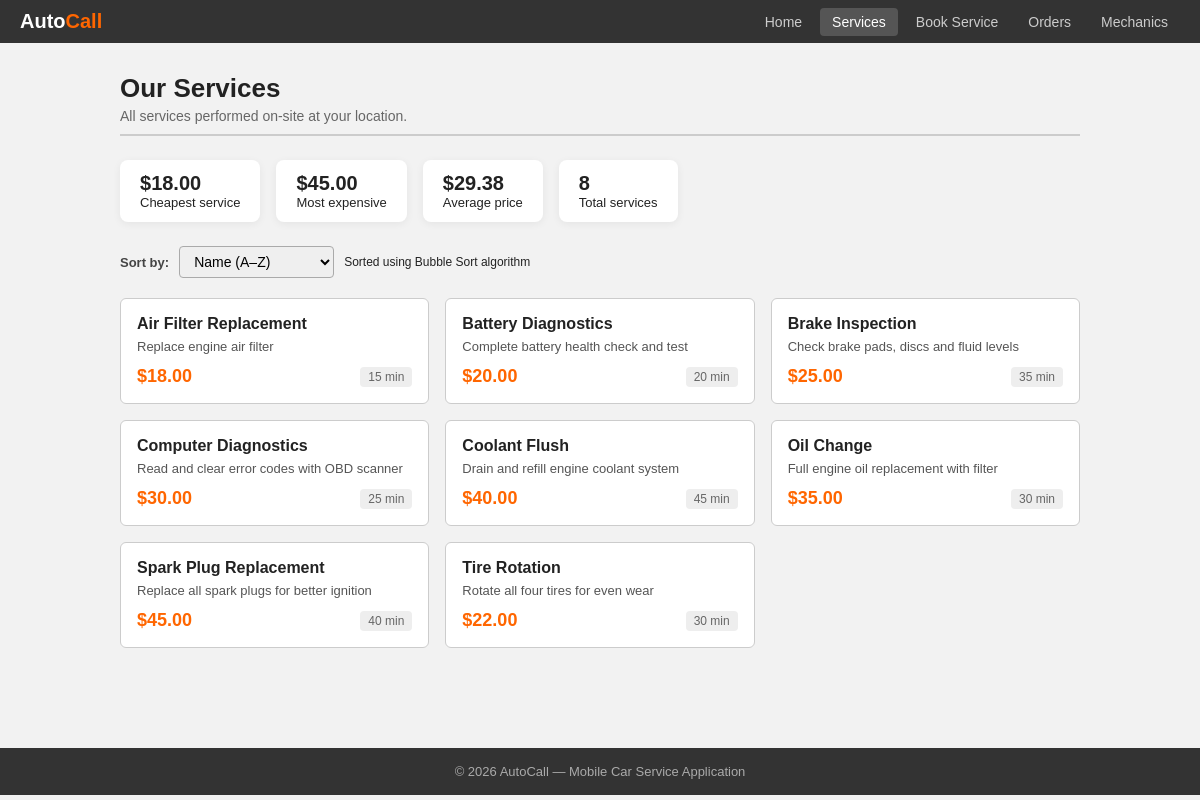
/services.php, run on the app's committed database.
### tables this page shows
CREATE TABLE IF NOT EXISTS services (
    service_id   INT AUTO_INCREMENT PRIMARY KEY,
    service_name VARCHAR(100) NOT NULL,
    description  VARCHAR(255) NOT NULL,
    price        DECIMAL(10,2) NOT NULL,
    duration_min INT NOT NULL
);

### services.php (the view, shortened to what this page needs)
<?php
require_once 'includes/db.php';
$query  = "SELECT service_id, service_name, description, price, duration_min FROM services";
$result = mysqli_query($connection, $query);
$services_array = [];
while ($row = mysqli_fetch_assoc($result)) {
    $services_array[] = $row;
}
$sort_by = isset($_GET['sort']) ? $_GET['sort'] : 'name';
$n = count($services_array);
for ($i = 0; $i < $n - 1; $i++) {
    for ($j = 0; $j < $n - $i - 1; $j++) {
        if ($sort_by === 'price') {
            $a = $services_array[$j]['price'];
            $b = $services_array[$j + 1]['price'];
        } elseif ($sort_by === 'duration') {
            $a = $services_array[$j]['duration_min'];
            $b = $services_array[$j + 1]['duration_min'];
        } else {
            $a = $services_array[$j]['service_name'];
            $b = $services_array[$j + 1]['service_name'];
        }
        if ($a > $b) {
            $temp                    = $services_array[$j];
            $services_array[$j]      = $services_array[$j + 1];
            $services_array[$j + 1]  = $temp;
        }
    }
}
$total_price   = 0;
$price_values  = [];
foreach ($services_array as $service) {
    $total_price    += $service['price'];
    $price_values[]  = $service['price'];
}
$avg_price = $total_price / count($price_values);
$min_price = min($price_values);
$max_price = max($price_values);
?>
<!DOCTYPE html>
<html lang="en">
<head>
    <link rel="stylesheet" href="css/style.css">
</head>
<body>
<nav>
    <a href="index.php" class="nav-logo">Auto<span>Call</span></a>
    <ul>
        <li><a href="index.php">Home</a></li>
        <li><a href="services.php" class="active">Services</a></li>
        <li><a href="order.php">Book Service</a></li>
        <li><a href="orders.php">Orders</a></li>
        <li><a href="mechanics.php">Mechanics</a></li>
    </ul>
</nav>
<div class="container">
    <div class="page-header">
        <h1>Our Services</h1>
        <p>All services performed on-site at your location.</p>
    </div>
    <div class="stats-mini">
        <div class="stat-mini">
            <strong>$<?php echo number_format($min_price, 2); ?></strong>
            Cheapest service
        </div>
        <div class="stat-mini">
            <strong>$<?php echo number_format($max_price, 2); ?></strong>
            Most expensive
        </div>
        <div class="stat-mini">
            <strong style="color:var(--black);">$<?php echo number_format($avg_price, 2); ?></strong>
            Average price
        </div>
        <div class="stat-mini">
            <strong><?php echo count($services_array); ?></strong>
            Total services
        </div>
    </div>
    <div class="sort-bar">
        <label>Sort by:</label>
        <select onchange="window.location='services.php?sort='+this.value">
            <option value="name"     <?php if ($sort_by==='name')     echo 'selected'; ?>>Name (A–Z)</option>
        </select>
        <span style="font-size:12px;color:var(--gray-dark);">
            Sorted using Bubble Sort algorithm
        </span>
    </div>
    <div class="cards-grid">
        <?php foreach ($services_array as $service): ?>
            <div class="card">
                <div class="card-title"><?php echo htmlspecialchars($service['service_name']); ?></div>
                <div class="card-desc"><?php echo htmlspecialchars($service['description']); ?></div>
                <div class="card-footer">
                    <span class="price-tag">$<?php echo number_format($service['price'], 2); ?></span>
                    <span class="duration-tag"><?php echo $service['duration_min']; ?> min</span>
                </div>
            </div>
        <?php endforeach; ?>
    </div>
</div>
<footer>
    <p>&copy; <?php echo date('Y'); ?> AutoCall — Mobile Car Service Application</p>
</footer>
</body>
</html>

### css/style.css (style rules this page uses)
* { margin: 0; padding: 0; box-sizing: border-box; }
body { font-family: Arial, sans-serif; font-size: 15px; background-color: #f2f2f2; color: #222222; }
nav { background-color: #333333; padding: 10px 20px; display: flex; align-items: center; justify-content: space-between; }
.nav-logo { font-size: 20px; font-weight: bold; color: #ffffff; text-decoration: none; }
.nav-logo span { color: #ff6600; }
nav ul { list-style: none; display: flex; gap: 6px; }
nav ul a { color: #cccccc; text-decoration: none; padding: 6px 12px; border-radius: 4px; font-size: 14px; }
nav ul a:hover, nav ul a.active { background-color: #555555; color: #ffffff; }
.container { max-width: 1000px; margin: 0 auto; padding: 30px 20px 60px; }
.page-header { margin-bottom: 24px; border-bottom: 2px solid #cccccc; padding-bottom: 10px; }
.page-header h1 { font-size: 26px; font-weight: bold; }
.page-header p { color: #666666; margin-top: 4px; font-size: 14px; }
.cards-grid { display: grid; grid-template-columns: repeat(auto-fill, minmax(260px, 1fr)); gap: 16px; }
.card { background: #ffffff; border: 1px solid #cccccc; border-radius: 6px; padding: 16px; }
.card-title { font-size: 16px; font-weight: bold; margin-bottom: 6px; }
.card-desc { color: #555555; font-size: 13px; margin-bottom: 12px; }
.card-footer { display: flex; justify-content: space-between; align-items: center; }
.price-tag { font-size: 18px; font-weight: bold; color: #ff6600; }
.duration-tag { font-size: 12px; color: #666666; background: #eeeeee; padding: 3px 8px; border-radius: 4px; }
.sort-bar { display: flex; align-items: center; gap: 10px; margin-bottom: 20px; }
.sort-bar label { font-size: 13px; font-weight: bold; color: #444444; }
.sort-bar select { padding: 6px 10px; border: 1px solid #aaaaaa; border-radius: 4px; font-size: 14px; cursor: pointer; }
footer { background-color: #333333; color: #aaaaaa; text-align: center; padding: 16px; font-size: 13px; margin-top: 40px; }

### services.php (style rules this page uses)
.stats-mini { display:flex; gap:16px; margin-bottom:24px; flex-wrap:wrap; }
.stat-mini { background:#fff; border-radius:8px; padding:12px 20px; box-shadow:0 2px 8px rgba(0,0,0,.06); font-size:13px; color:var(--gray-dark); }
.stat-mini strong { display:block; font-family:var(--font-head); font-size:20px; color:var(--accent); }

### data on the page
services: service_name "Air Filter Replacement", description "Replace engine air filter", price "18.00", duration_min "15"
services: service_name "Battery Diagnostics", description "Complete battery health check and test", price "20.00", duration_min "20"
services: service_name "Brake Inspection", description "Check brake pads, discs and fluid levels", price "25.00", duration_min "35"
services: service_name "Computer Diagnostics", description "Read and clear error codes with OBD scanner", price "30.00", duration_min "25"
services: service_name "Coolant Flush", description "Drain and refill engine coolant system", price "40.00", duration_min "45"
services: service_name "Oil Change", description "Full engine oil replacement with filter", price "35.00", duration_min "30"
services: service_name "Spark Plug Replacement", description "Replace all spark plugs for better ignition", price "45.00", duration_min "40"
services: service_name "Tire Rotation", description "Rotate all four tires for even wear", price "22.00", duration_min "30"

### other printed values
$min_price "18.00"
$max_price "45.00"
$avg_price "29.38"
count($services_array) "8"
